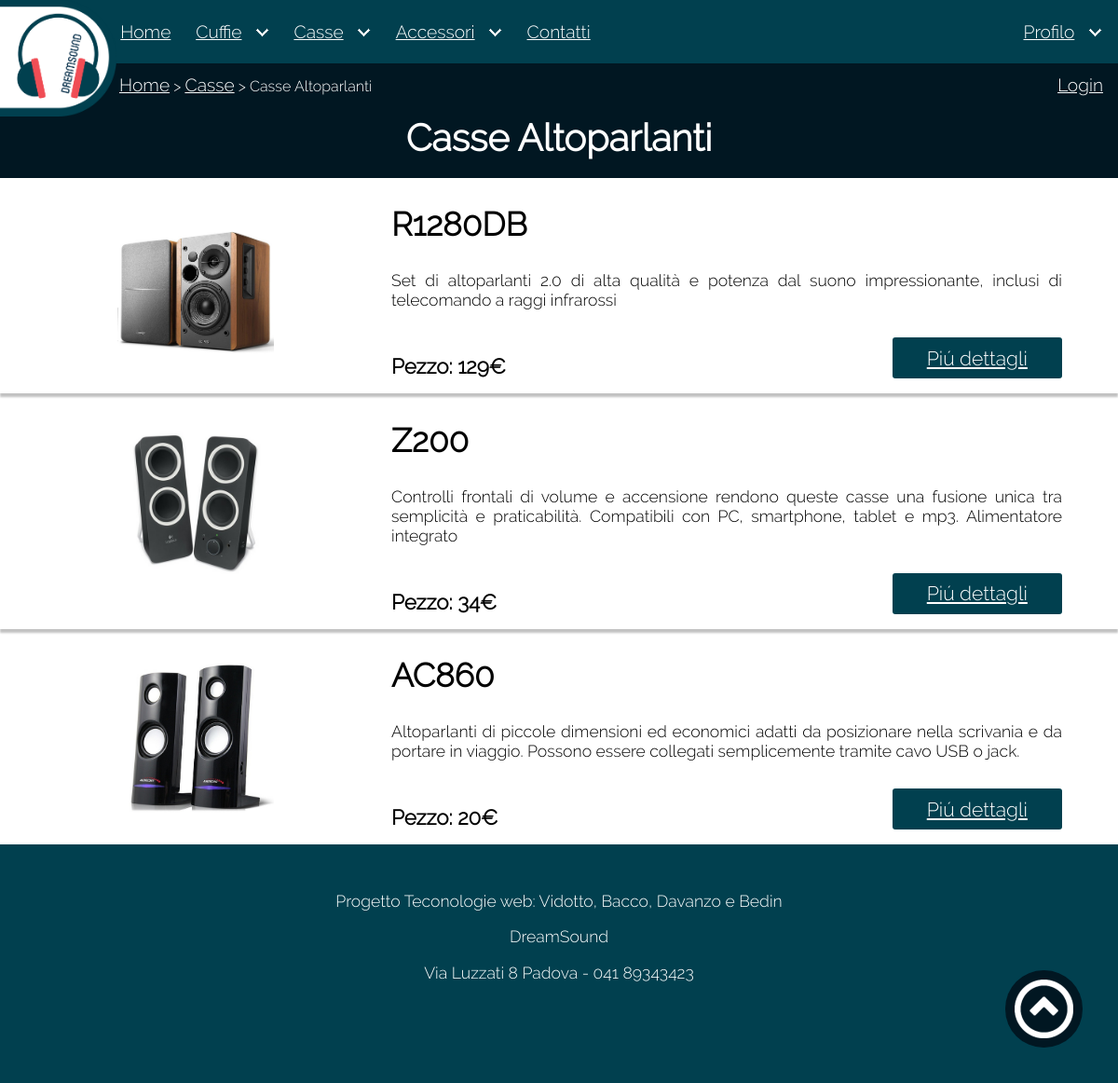
Screenshot of /casseAltoparlanti.php?ntab=Casse with the database file from the repository.
### tables this page shows
CREATE TABLE Casse
(
Id_p int,
Categoria char(20) NOT NULL,
Prezzo double NOT NULL,
Marca char(20) NOT NULL,
Modello char(20) NOT NULL,
Url_immagine char(50) NOT NULL,
Descrizione varchar(255) NOT NULL,
Visibile boolean DEFAULT '1',
FOREIGN KEY (Id_p) REFERENCES Id_prodotti(Id_prodotto)
ON DELETE CASCADE
ON UPDATE NO ACTION
);

### casseAltoparlanti.php (called while the page is built)
<?php
    require_once('php/functions.php');
    BuildPage("Casse Altoparlanti",null);
?>

### php/buildDropdownPages.php (the view, shortened to what this page needs)
<?php
function insertProductList($titleTable,$category){
    require "./database/connessione.php";
    $result = $conn->query("SELECT * FROM `{$titleTable}` WHERE categoria='$category' AND Visibile='1'");
    $htmlProduct='
    <div class="titlePage">
        <h1>'.$category.'</h1>
    </div>
    <div id="productsListContainer">';
    $cont=0;
    foreach($result as $listProduct){
        $cont=$cont+1;
        $htmlProduct=$htmlProduct.'
        <div class="productsContainer">
            <div class="imgsContainer">
                <img class="productsImg" src="./img/prodotti'.$listProduct["Url_immagine"].'" alt="'.$listProduct["Modello"].'" >
            </div>
            <div class="descriptionsContainer">
                <h2>'.$listProduct['Modello'].'</h2>
                <p>'.$listProduct['Descrizione'].'</p>
                <div class="details">
                    <div class="productsPrice">
                        <h4>Pezzo: '.$listProduct['Prezzo'].'€</h4>
                    </div>
                    <a class="button" href="./singoloProdotto.php?idProdotto='.$listProduct['Id_p'].'&titleTable='.$titleTable.'&categoria='.$category.'" title="'.$listProduct['Modello'].'" tabindex="'.$cont.'">
                        <p>Piú dettagli</p>
                    </a>
                </div>
            </div>
        </div>';
    }
    $htmlProduct=$htmlProduct.'</div>';
    return $htmlProduct;
}
?>

### content/css/style.css (style rules this page uses)
html { overflow-x: hidden; }
body { width:100%; margin: 0; padding: 6.5em 0 0 0; overflow-x: hidden; min-height:100%; font-family: 'title'; }
h1 { font-family: 'title'; font-size: 2.5em; text-align: center; }
h2 { font-family: 'title'; font-size: 2.2em; font-weight: bold; }
h4 { font-family: 'title'; margin: 0; font-size: 1.4em; font-style: normal; }
p { font-family: 'title'; font-size: 1.1em; text-align: justify; }
a { font-size: 1.2em; color: white; }
a p { text-align: center; }
.titlePage h1 { margin: 0px auto; padding: 0.5em 0; text-align: center; background-color: #011722; color: white; }
.button { background-color: #01404f; border: none; color:white; width: 8.5em; margin: 0 auto; display: block; text-align: center; border-radius: 3px; padding: 0.5em 0.5em; cursor: pointer; font-family:'title'; }
#productsListContainer { margin:0; padding:0; }
#productsListContainer p { margin: 0; padding: 0; }
#productsListContainer .button { right: 0; bottom: 0; display: inline-block; position: absolute; }
.productsContainer { width: 100%; height: auto; overflow: hidden; box-shadow: 0px 4px 2px #8080807A; padding-bottom: 1em; }
.imgsContainer { width: 35%; display: inline-block; }
.productsImg { margin-top: 2em; max-height: 40%; max-width: 40%; margin-left: auto; margin-right: auto; display: block; }
.descriptionsContainer { width: 60%; height: auto; float: right; padding-right: 5%; }
.details { margin-top: 2em; width: 100%; display: inline-block; position: relative; }
.productsPrice { position: relative; display: inline-block; margin-top: 1em; }
#backToTop { display: block; position: fixed; bottom: 2em; right: 2em; z-index: 99; outline: none; background-color:#011722 ; color: white; cursor: pointer; padding: 0.5em; border-radius: 50%; }
.arrowUp { width: 100%; vertical-align: middle; }
#wrapper { width: 100%; background-color: #01404f; height: 15em; padding-top: 1em; }
footer { padding: 1em 0.5em; text-align: center; color: white; }
footer p { text-align: center; }

### content/css/style-mobile.css (style rules this page uses)
body { padding: 6em 0 0 0; }
h1 { font-size: 1.5em; }
h2 { font-size: 1.3em; }
h4 { font-size: 1em; }
p { font-size: 0.9em; }
a { font-size: 0.9em; }
.titlePage h1 { margin: 0px auto; padding: 0.5em 0; text-align: center; background-color: #011722; color: white; }
.button { font-size: 0.9em; }
#productsListContainer p { font-size: 0.9em; }
#productsListContainer h2 { margin-top: 2em; }
#productsListContainer .button { position: relative; float: none; display: block; margin-top: 1em; width: 6em; }
.productsContainer { height: auto; overflow: hidden; }
.imgsContainer { width: 45%; }
.productsImg { margin: 0 auto; margin-top:3em; max-width: 70%; height: auto; }
.descriptionsContainer { width: 50%; height: auto; padding: 0 5% 2% 0; }
.details { margin: 0; }
#wrapper { height: auto; }
footer { padding: 1em 0em 1em 0em; }

### content/css/style-print.css (style rules this page uses)
html a { display: none; }
html h1 { color: black; }
.titlePage h1 { color:black; }
h2 { color: black; }
p { color: black; }
.button { display: none; }
.arrowUp { display: none; }
#wrapper { display: none; }

### rows the page displays
casse: Url_immagine (picture), Modello "R1280DB", Descrizione "Set di altoparlanti 2.0 di alta qualità e potenza dal suono impressionante, inclusi di telecomando a raggi infrarossi", Prezzo "129"
casse: Url_immagine (picture), Modello "Z200", Descrizione "Controlli frontali di volume e accensione rendono queste casse una fusione unica tra semplicità e praticabilità. Compatibili con PC, smartphone, tablet e mp3. Alimentatore integrato", Prezzo "34"
casse: Url_immagine (picture), Modello "AC860", Descrizione "Altoparlanti di piccole dimensioni ed economici adatti da posizionare nella scrivania e da portare in viaggio. Possono essere collegati semplicemente tramite cavo USB o jack.", Prezzo "20"

### other values shown
$menuPages[$i]->getName() "Home Cuffie Casse Accessori Contatti Profilo"
$category "Casse"
$title "Casse Altoparlanti"
$category "Casse Altoparlanti"
$page "Progetto Teconologie web: Vidotto, Bacco, Davanzo e Bedin DreamSound Via Luzzati 8 Padova - 041 89343423"
